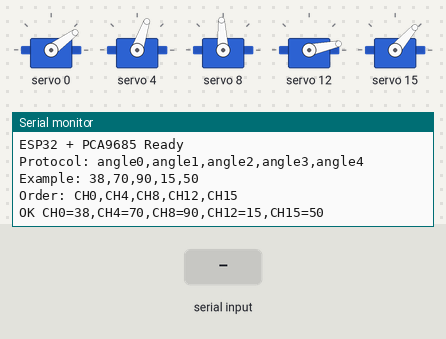
Simulated run of this sketch. Board: ESP32. On the bench: 5 × servo, the last lines printed to the serial monitor. The inputs (shaded band) are chosen by the test bench.

Above: at 2.2 s.
2.3 s: "90,45\n" received over Serial
At 3.2 s:
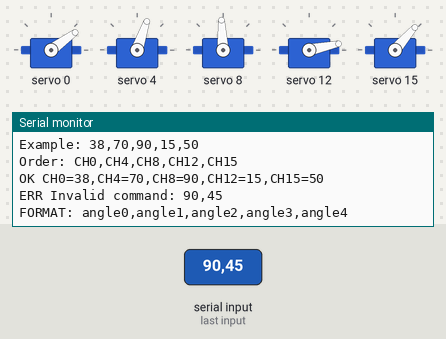
3.8 s: "5\n" received over Serial
At 4.3 s:
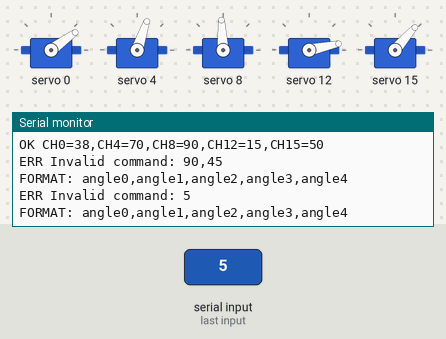

Measured:
- after the input at 2.3 s, the serial monitor: prints a new line at once (image 1)
- after the input at 3.8 s, the serial monitor: prints a new line at once (image 2)

The sketch:

esp32_pca9685_servo_bridge.ino
```cpp
#include <Wire.h>
#include <Adafruit_PWMServoDriver.h>

Adafruit_PWMServoDriver pca9685 = Adafruit_PWMServoDriver(0x40);

#define SDA_PIN 21
#define SCL_PIN 22

#define SERVO_FREQ 50
#define SERVOMIN_DEFAULT 102
#define SERVOMAX_DEFAULT 512

#define SERVO_COUNT 5
#define SERVO_STEP_INTERVAL_MS 10
#define SERVO_STEP_DEG 1
#define LINE_BUFFER_SIZE 64
#define COMMAND_ACK_ENABLED 0

int servoChannels[SERVO_COUNT] = {0, 4, 8, 12, 15};
int angles[SERVO_COUNT] = {38, 70, 90, 15, 50};
int targetAngles[SERVO_COUNT] = {38, 70, 90, 15, 50};

char lineBuffer[LINE_BUFFER_SIZE];
size_t lineLength = 0;
unsigned long lastServoStepMs = 0;

uint16_t angleToPulse(int channel, int angle) {
  (void)channel;
  angle = constrain(angle, 0, 180);

  return map(angle, 0, 180, SERVOMIN_DEFAULT, SERVOMAX_DEFAULT);
}

void setServoAngle(int channel, int angle) {
  angle = constrain(angle, 0, 180);
  pca9685.setPWM(channel, 0, angleToPulse(channel, angle));
}

void updateServosTowardLatestTarget() {
  unsigned long now = millis();
  if (now - lastServoStepMs < SERVO_STEP_INTERVAL_MS) {
    return;
  }

  lastServoStepMs = now;

  for (int i = 0; i < SERVO_COUNT; i++) {
    int currentAngle = angles[i];
    int targetAngle = targetAngles[i];

    if (currentAngle < targetAngle) {
      currentAngle += min(SERVO_STEP_DEG, targetAngle - currentAngle);
    } else if (currentAngle > targetAngle) {
      currentAngle -= min(SERVO_STEP_DEG, currentAngle - targetAngle);
    } else {
      continue;
    }

    angles[i] = currentAngle;
    setServoAngle(servoChannels[i], currentAngle);
  }
}

bool parseAngleToken(const char *start, const char *end, int &angle) {
  if (start == end) {
    return false;
  }

  int value = 0;
  for (const char *p = start; p < end; p++) {
    if (*p < '0' || *p > '9') {
      return false;
    }

    value = value * 10 + (*p - '0');
    if (value > 180) {
      return false;
    }
  }

  angle = value;
  return true;
}

bool parseServoCommand(char *command, int outputAngles[]) {
  char *cursor = command;

  for (int i = 0; i < SERVO_COUNT; i++) {
    char *tokenStart = cursor;
    char *tokenEnd = cursor;

    while (*tokenEnd != '\0' && *tokenEnd != ',') {
      tokenEnd++;
    }

    if (!parseAngleToken(tokenStart, tokenEnd, outputAngles[i])) {
      return false;
    }

    if (i < SERVO_COUNT - 1) {
      if (*tokenEnd != ',') {
        return false;
      }
      cursor = tokenEnd + 1;
    } else if (*tokenEnd != '\0') {
      return false;
    }
  }

  return true;
}

void printCurrentAngles() {
  Serial.print("OK ");

  for (int i = 0; i < SERVO_COUNT; i++) {
    Serial.print("CH");
    Serial.print(servoChannels[i]);
    Serial.print("=");
    Serial.print(angles[i]);

    if (i < SERVO_COUNT - 1) {
      Serial.print(",");
    }
  }

  Serial.println();
}

void printTargetAngles() {
  Serial.print("OK TARGET ");

  for (int i = 0; i < SERVO_COUNT; i++) {
    Serial.print(targetAngles[i]);

    if (i < SERVO_COUNT - 1) {
      Serial.print(",");
    }
  }

  Serial.println();
}

void processCommand(char *command) {
  int parsedAngles[SERVO_COUNT];

  if (!parseServoCommand(command, parsedAngles)) {
    Serial.print("ERR Invalid command: ");
    Serial.println(command);
    Serial.println("FORMAT: angle0,angle1,angle2,angle3,angle4");
    return;
  }

  for (int i = 0; i < SERVO_COUNT; i++) {
    targetAngles[i] = constrain(parsedAngles[i], 0, 180);
  }

  if (COMMAND_ACK_ENABLED) {
    printTargetAngles();
  }
}

void setup() {
  Serial.begin(115200);

  Wire.begin(SDA_PIN, SCL_PIN);

  pca9685.begin();
  pca9685.setPWMFreq(SERVO_FREQ);

  delay(500);

  Serial.println("ESP32 + PCA9685 Ready");
  Serial.println("Protocol: angle0,angle1,angle2,angle3,angle4");
  Serial.println("Example: 38,70,90,15,50");
  Serial.println("Order: CH0,CH4,CH8,CH12,CH15");

  for (int i = 0; i < SERVO_COUNT; i++) {
    targetAngles[i] = angles[i];
    setServoAngle(servoChannels[i], angles[i]);
    delay(100);
  }

  printCurrentAngles();
}

void loop() {
  while (Serial.available() > 0) {
    char c = Serial.read();

    if (c == '\n') {
      lineBuffer[lineLength] = '\0';
      processCommand(lineBuffer);
      lineLength = 0;
    } else if (c != '\r') {
      if (lineLength < LINE_BUFFER_SIZE - 1) {
        lineBuffer[lineLength++] = c;
      } else {
        lineLength = 0;
        Serial.println("ERR Line too long");
      }
    }
  }

  updateServosTowardLatestTarget();
}
```
